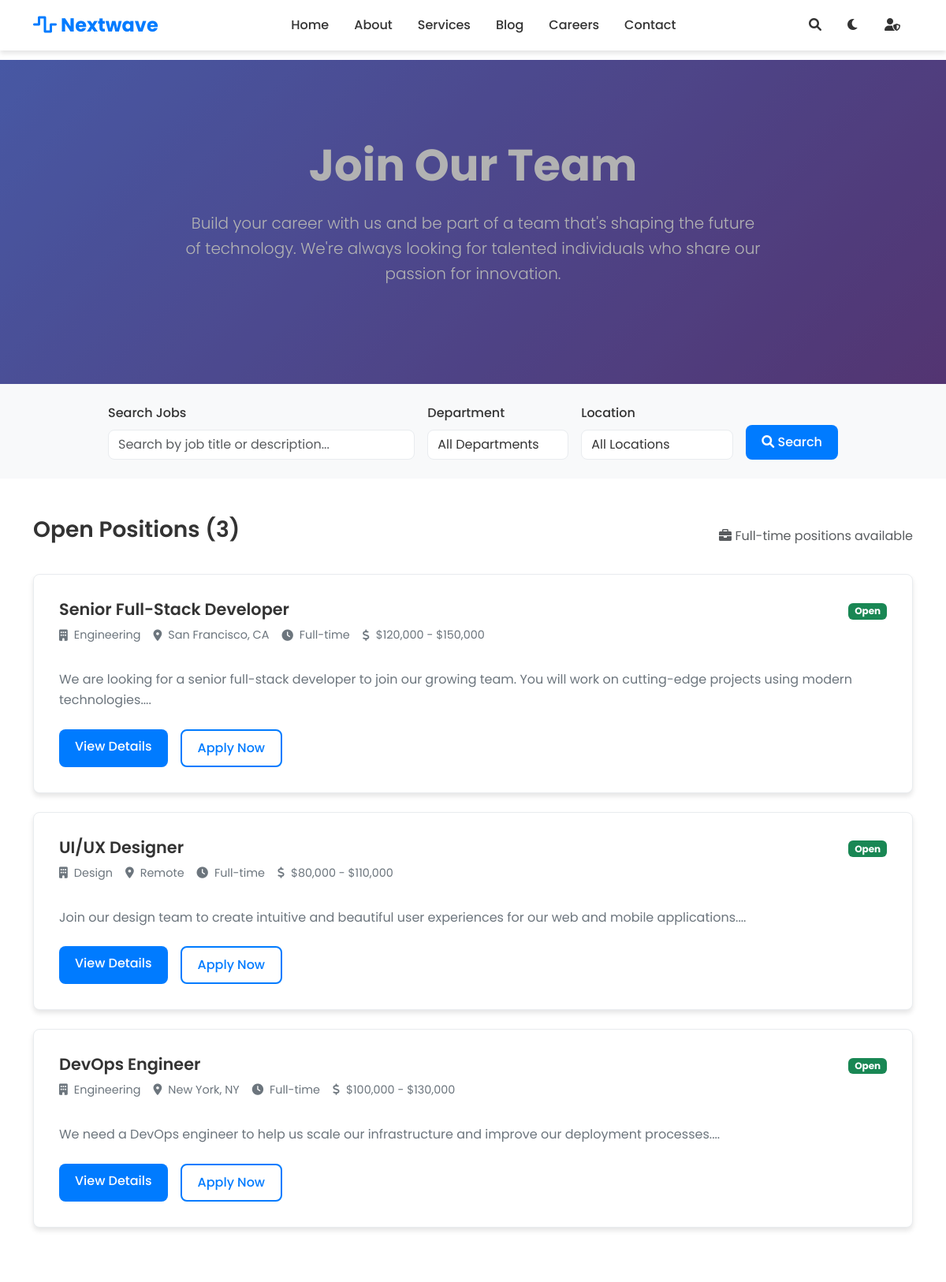
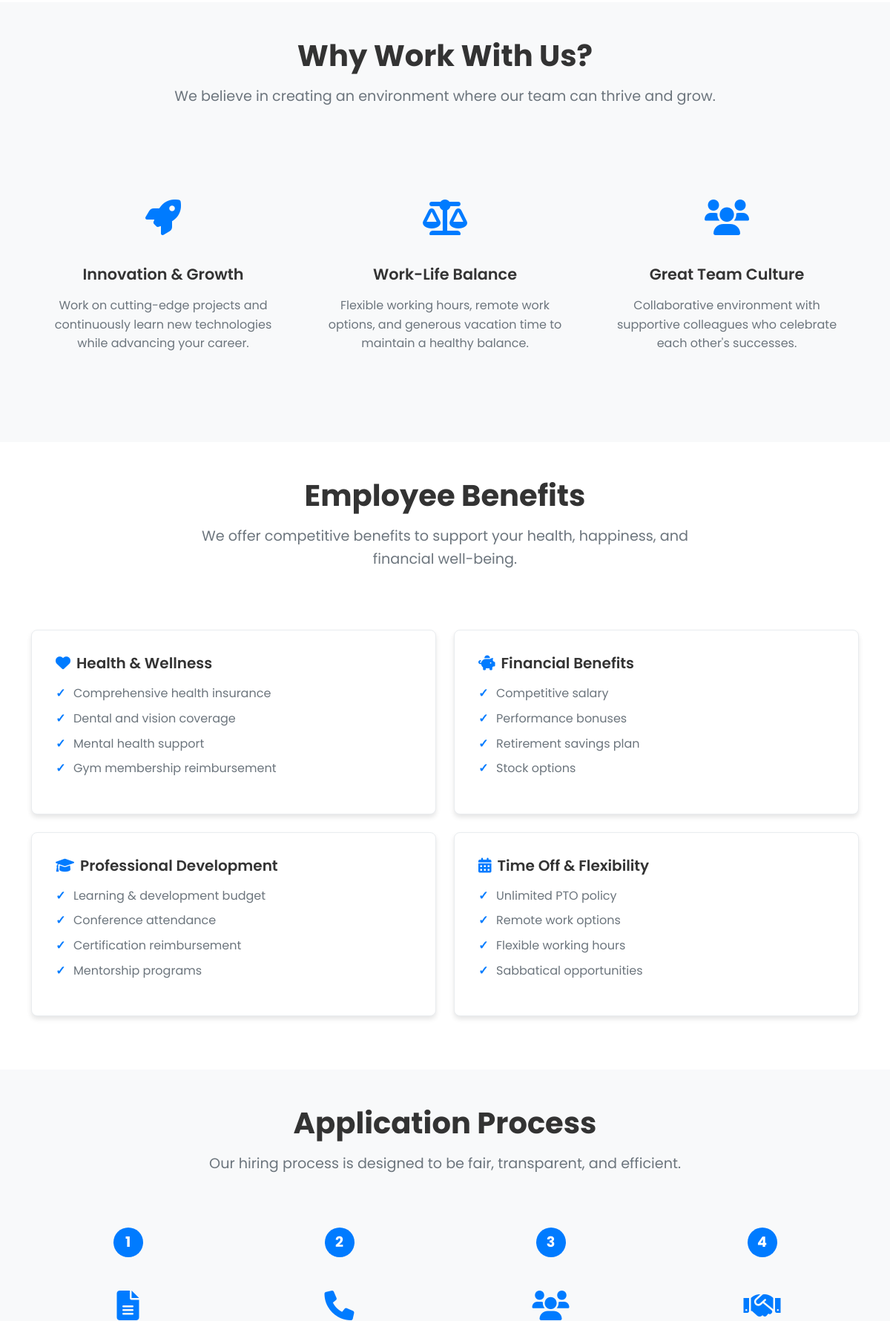
Page /careers (upper part) on the committed database (2 pictures, top to bottom).
### tables this page shows
CREATE TABLE jobs (
                    id INTEGER PRIMARY KEY AUTOINCREMENT,
                    title TEXT NOT NULL,
                    department TEXT NOT NULL,
                    location TEXT NOT NULL,
                    type TEXT NOT NULL,
                    description TEXT NOT NULL,
                    requirements TEXT,
                    salary_range TEXT,
                    active BOOLEAN DEFAULT 1,
                    created_at TIMESTAMP DEFAULT CURRENT_TIMESTAMP
                );

### app.py (the view)
@app.route('/careers')
def careers():
    conn = get_db_connection()
    search_query = request.args.get('search', '')
    department_filter = request.args.get('department', '')
    location_filter = request.args.get('location', '')
    query = 'SELECT * FROM jobs WHERE active = 1'
    params = []
    if search_query:
        query += ' AND (title LIKE ? OR description LIKE ?)'
        params.extend([f'%{search_query}%', f'%{search_query}%'])
    if department_filter:
        query += ' AND department = ?'
        params.append(department_filter)
    if location_filter:
        query += ' AND location LIKE ?'
        params.append(f'%{location_filter}%')
    query += ' ORDER BY created_at DESC'
    jobs = conn.execute(query, params).fetchall()
    departments = conn.execute('SELECT DISTINCT department FROM jobs WHERE active = 1').fetchall()
    locations = conn.execute('SELECT DISTINCT location FROM jobs WHERE active = 1').fetchall()
    conn.close()
    return render_template('careers.html',
                         jobs=jobs,
                         departments=departments,
                         locations=locations,
                         search_query=search_query,
                         department_filter=department_filter,
                         location_filter=location_filter)

### app.py (called while the page is built)
def get_db_connection():
    conn = sqlite3.connect(DATABASE)
    conn.row_factory = sqlite3.Row
    return conn

### templates/careers.html (shortened to what this page needs)
{% extends "base.html" %}
{% block content %}
<section class="hero-section">
    <div class="container">
        <div class="row align-items-center">
            <div class="col-lg-8 mx-auto text-center">
                <h1 class="display-4 fw-bold mb-4">Join Our Team</h1>
                <p class="lead mb-4">
                    Build your career with us and be part of a team that's shaping the future of technology.
                    We're always looking for talented individuals who share our passion for innovation.
                </p>
            </div>
        </div>
    </div>
</section>
<section class="py-4 bg-light">
    <div class="container">
        <div class="row">
            <div class="col-lg-10 mx-auto">
                <form method="GET" class="d-flex gap-3 align-items-end flex-wrap">
                    <div class="flex-grow-1">
                        <label for="search" class="form-label">Search Jobs</label>
                        <input type="text" class="form-control" id="search" name="search"
                               value="{{ search_query }}" placeholder="Search by job title or description...">
                    </div>
                    <div class="flex-shrink-0">
                        <label for="department" class="form-label">Department</label>
                        <select class="form-select" id="department" name="department">
                            <option value="">All Departments</option>
                        </select>
                    </div>
                    <div class="flex-shrink-0">
                        <label for="location" class="form-label">Location</label>
                        <select class="form-select" id="location" name="location">
                            <option value="">All Locations</option>
                        </select>
                    </div>
                    <div class="flex-shrink-0">
                        <button type="submit" class="btn btn-primary">
                            <i class="fas fa-search"></i> Search
                        </button>
                    </div>
                </form>
            </div>
        </div>
    </div>
</section>
<section class="py-5">
    <div class="container">
        {% if jobs %}
        <div class="row">
            <div class="col-12">
                <div class="d-flex justify-content-between align-items-center mb-4">
                    <h3>Open Positions ({{ jobs|length }})</h3>
                    <div class="text-muted">
                        <i class="fas fa-briefcase"></i> Full-time positions available
                    </div>
                </div>
            </div>
        </div>
        <div class="row">
            {% for job in jobs %}
            <div class="col-12 mb-4">
                <div class="job-card">
                    <div class="job-header">
                        <div>
                            <h4 class="job-title">{{ job.title }}</h4>
                            <div class="job-meta">
                                <span>
                                    <i class="fas fa-building"></i> {{ job.department }}
                                </span>
                                <span>
                                    <i class="fas fa-map-marker-alt"></i> {{ job.location }}
                                </span>
                                <span>
                                    <i class="fas fa-clock"></i> {{ job.type }}
                                </span>
                                {% if job.salary_range %}
                                <span>
                                    <i class="fas fa-dollar-sign"></i> {{ job.salary_range }}
                                </span>
                                {% endif %}
                            </div>
                        </div>
                        <div class="job-badge">
                            <span class="badge bg-success">Open</span>
                        </div>
                    </div>
                    <div class="job-description">
                        <p>{{ job.description[:200] }}...</p>
                    </div>
                    <div class="job-actions">
                        <a href="{{ url_for('job_detail', job_id=job.id) }}" class="btn btn-primary">
                            View Details
                        </a>
                        <a href="{{ url_for('apply_job', job_id=job.id) }}" class="btn btn-outline-primary">
                            Apply Now
                        </a>
                    </div>
                </div>
            </div>
            {% endfor %}
        </div>
        {% endif %}
    </div>
</section>
<section class="py-5 bg-light">
    <div class="container">
        <div class="row">
            <div class="col-lg-8 mx-auto text-center mb-5">
                <h2 class="section-title">Why Work With Us?</h2>
                <p class="section-subtitle">
                    We believe in creating an environment where our team can thrive and grow.
                </p>
            </div>
        </div>
        <div class="row">
            <div class="col-lg-4 mb-4">
                <div class="benefit-item text-center">
                    <div class="benefit-icon">
                        <i class="fas fa-rocket text-primary"></i>
                    </div>
                    <h4>Innovation & Growth</h4>
                    <p>Work on cutting-edge projects and continuously learn new technologies while advancing your career.</p>
                </div>
            </div>
            <div class="col-lg-4 mb-4">
                <div class="benefit-item text-center">
                    <div class="benefit-icon">
                        <i class="fas fa-balance-scale text-primary"></i>
                    </div>
                    <h4>Work-Life Balance</h4>
                    <p>Flexible working hours, remote work options, and generous vacation time to maintain a healthy balance.</p>
                </div>
            </div>
            <div class="col-lg-4 mb-4">
                <div class="benefit-item text-center">
                    <div class="benefit-icon">
                        <i class="fas fa-users text-primary"></i>
                    </div>
                    <h4>Great Team Culture</h4>
                    <p>Collaborative environment with supportive colleagues who celebrate each other's successes.</p>
                </div>
            </div>
        </div>
    </div>
</section>
<section class="py-5">
    <div class="container">
        <div class="row">
            <div class="col-lg-8 mx-auto text-center mb-5">
                <h2 class="section-title">Employee Benefits</h2>
                <p class="section-subtitle">
                    We offer competitive benefits to support your health, happiness, and financial well-being.
                </p>
            </div>
        </div>
        <div class="row">
            <div class="col-lg-6 mb-4">
                <div class="benefit-card">
                    <div class="benefit-list">
                        <h5><i class="fas fa-heart text-primary me-2"></i>Health & Wellness</h5>
                        <ul>
                            <li>Comprehensive health insurance</li>
                            <li>Dental and vision coverage</li>
                            <li>Mental health support</li>
                            <li>Gym membership reimbursement</li>
                        </ul>
                    </div>
                </div>
            </div>
            <div class="col-lg-6 mb-4">
                <div class="benefit-card">
                    <div class="benefit-list">
                        <h5><i class="fas fa-piggy-bank text-primary me-2"></i>Financial Benefits</h5>
                        <ul>
                            <li>Competitive salary</li>
                            <li>Performance bonuses</li>
                            <li>Retirement savings plan</li>
                            <li>Stock options</li>
                        </ul>
                    </div>
                </div>
            </div>
            <div class="col-lg-6 mb-4">
                <div class="benefit-card">
                    <div class="benefit-list">
                        <h5><i class="fas fa-graduation-cap text-primary me-2"></i>Professional Development</h5>
                        <ul>
                            <li>Learning & development budget</li>
                            <li>Conference attendance</li>
                            <li>Certification reimbursement</li>
                            <li>Mentorship programs</li>
                        </ul>
                    </div>
                </div>
            </div>
            <div class="col-lg-6 mb-4">
                <div class="benefit-card">
                    <div class="benefit-list">
                        <h5><i class="fas fa-calendar-alt text-primary me-2"></i>Time Off & Flexibility</h5>
                        <ul>
                            <li>Unlimited PTO policy</li>
                            <li>Remote work options</li>
                            <li>Flexible working hours</li>
                            <li>Sabbatical opportunities</li>
                        </ul>
                    </div>
                </div>
            </div>
        </div>
    </div>
</section>
<section class="py-5 bg-light">
    <div class="container">
        <div class="row">
            <div class="col-lg-8 mx-auto text-center mb-5">
                <h2 class="section-title">Application Process</h2>
                <p class="section-subtitle">
                    Our hiring process is designed to be fair, transparent, and efficient.
                </p>
            </div>
        </div>
        <div class="row">
            <div class="col-lg-3 col-md-6 mb-4">
                <div class="process-step text-center">
                    <div class="step-number">1</div>
                    <div class="step-icon">
                        <i class="fas fa-file-alt text-primary"></i>
                    </div>
                </div>
            </div>
            <div class="col-lg-3 col-md-6 mb-4">
                <div class="process-step text-center">
                    <div class="step-number">2</div>
                    <div class="step-icon">
                        <i class="fas fa-phone text-primary"></i>
                    </div>
                </div>
            </div>
            <div class="col-lg-3 col-md-6 mb-4">
                <div class="process-step text-center">
                    <div class="step-number">3</div>
                    <div class="step-icon">
                        <i class="fas fa-users text-primary"></i>
                    </div>
                </div>
            </div>
            <div class="col-lg-3 col-md-6 mb-4">
                <div class="process-step text-center">
                    <div class="step-number">4</div>
                    <div class="step-icon">
                        <i class="fas fa-handshake text-primary"></i>
                    </div>
                </div>
            </div>
        </div>
    </div>
</section>
{% endblock %}

### static/css/styles.css (style rules this page uses)
:root { --primary-color: #007bff; --secondary-color: #6c757d; --success-color: #28a745; --warning-color: #ffc107; --danger-color: #dc3545; --light-color: #f8f9fa; --dark-color: #343a40; --font-family: 'Poppins', sans-serif; --border-radius: 8px; --box-shadow: 0 4px 6px rgba(0, 0, 0, 0.1); --transition: all 0.3s ease; }
* { margin: 0; padding: 0; box-sizing: border-box; }
body { font-family: var(--font-family); line-height: 1.6; color: var(--text-color, #333); background-color: var(--bg-color, #ffffff); transition: var(--transition); }
h1, h2, h3, h4, h5, h6 { font-weight: 600; margin-bottom: 1rem; }
.section-title { font-size: 2.5rem; font-weight: 700; color: var(--text-color, #333); margin-bottom: 1rem; }
.section-subtitle { font-size: 1.2rem; color: var(--secondary-color); margin-bottom: 2rem; }
.hero-section { background: linear-gradient(135deg, #667eea 0%, #764ba2 100%); color: white; padding: 100px 0; position: relative; overflow: hidden; }
.hero-section::before { content: ''; position: absolute; top: 0; left: 0; width: 100%; height: 100%; background: rgba(0, 0, 0, 0.3); z-index: 1; }
.job-card { background: var(--card-bg, #ffffff); border-radius: var(--border-radius); padding: 2rem; box-shadow: var(--box-shadow); transition: var(--transition); border: 1px solid var(--border-color, #e9ecef); }
.job-header { display: flex; justify-content: space-between; align-items: flex-start; margin-bottom: 1rem; }
.job-title { font-size: 1.3rem; font-weight: 600; color: var(--text-color, #333); margin-bottom: 0.5rem; }
.job-meta { display: flex; gap: 1rem; margin-bottom: 1rem; flex-wrap: wrap; }
.job-meta span { display: flex; align-items: center; gap: 0.5rem; color: var(--secondary-color); font-size: 0.9rem; }
.job-description { color: var(--secondary-color); margin-bottom: 1.5rem; }
.job-actions { display: flex; gap: 1rem; }
.btn { padding: 10px 20px; border-radius: var(--border-radius); font-weight: 500; transition: var(--transition); border: none; cursor: pointer; }
.btn-primary { background: var(--primary-color); color: white; }
.btn-outline-primary { border: 2px solid var(--primary-color); color: var(--primary-color); background: transparent; }
.text-primary { color: var(--primary-color) !important; }

### rows in the picture
jobs: title "Senior Full-Stack Developer", department "Engineering", location "San Francisco, CA", type "Full-time", salary_range "$120,000 - $150,000", description "We are looking for a senior full-stack developer to join our growing team. You will work on cutting-edge projects using modern technologies."
jobs: title "UI/UX Designer", department "Design", location "Remote", type "Full-time", salary_range "$80,000 - $110,000", description "Join our design team to create intuitive and beautiful user experiences for our web and mobile applications."
jobs: title "DevOps Engineer", department "Engineering", location "New York, NY", type "Full-time", salary_range "$100,000 - $130,000", description "We need a DevOps engineer to help us scale our infrastructure and improve our deployment processes."

### other values in the picture
{{ jobs|length }} "3"
